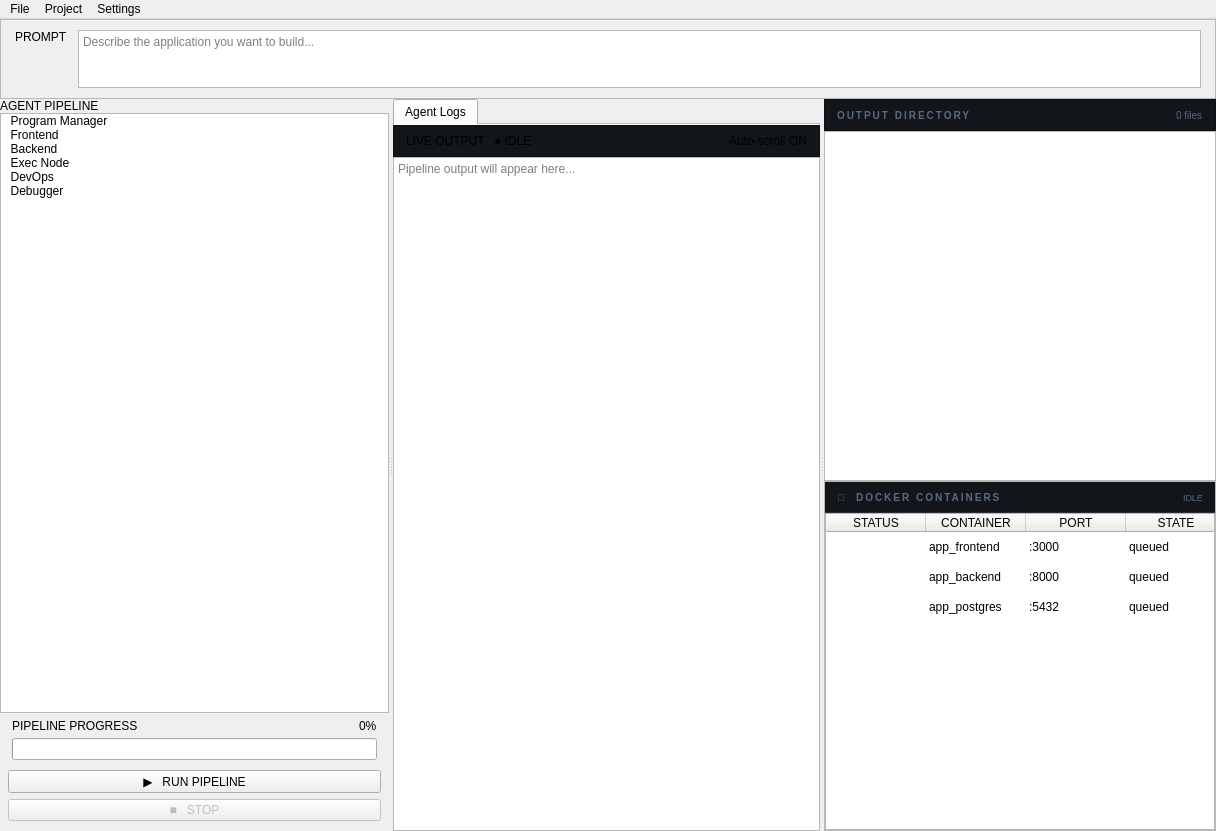
<?xml version="1.0" encoding="UTF-8"?>
<ui version="4.0">
 <class>MainWindow</class>
 <widget class="QMainWindow" name="MainWindow">
  <property name="geometry">
   <rect>
    <x>0</x>
    <y>0</y>
    <width>1216</width>
    <height>831</height>
   </rect>
  </property>
  <property name="windowTitle">
   <string>AutoPrototype</string>
  </property>
  <property name="styleSheet">
   <string notr="true">
/* ── Global ── */
QMainWindow, QWidget#centralWidget {
    background-color: #0d0f12;
    color: #c8d4e8;
    font-family: &quot;JetBrains Mono&quot;, &quot;Courier New&quot;, monospace;
    font-size: 11px;
}

/* ── Menu Bar ── */
QMenuBar {
    background-color: #12151a;
    color: #5a6a82;
    border-bottom: 1px solid #252c3a;
    font-size: 11px;
    padding: 2px 4px;
}
QMenuBar::item:selected {
    background-color: #1e2330;
    color: #c8d4e8;
    border-radius: 4px;
}
QMenu {
    background-color: #12151a;
    border: 1px solid #252c3a;
    color: #c8d4e8;
}
QMenu::item:selected {
    background-color: #1e2330;
}

/* ── Status Bar ── */
QStatusBar {
    background-color: #1d4ed8;
    color: rgba(255,255,255,0.8);
    font-size: 10px;
    min-height: 22px;
}
QStatusBar::item { border: none; }

/* ── Splitter ── */
QSplitter::handle {
    background-color: #252c3a;
    width: 1px;
    height: 1px;
}

/* ── Scroll Bars ── */
QScrollBar:vertical {
    background: transparent;
    width: 5px;
    margin: 0;
}
QScrollBar::handle:vertical {
    background: #2e3849;
    border-radius: 2px;
    min-height: 20px;
}
QScrollBar::add-line:vertical, QScrollBar::sub-line:vertical { height: 0; }
QScrollBar:horizontal {
    background: transparent;
    height: 5px;
}
QScrollBar::handle:horizontal {
    background: #2e3849;
    border-radius: 2px;
}
QScrollBar::add-line:horizontal, QScrollBar::sub-line:horizontal { width: 0; }

/* ── Generic Panels ── */
QFrame#sidebarFrame {
    background-color: #12151a;
    border-right: 1px solid #252c3a;
}
QFrame#promptFrame {
    background-color: #12151a;
    border-bottom: 1px solid #252c3a;
}
QFrame#rightPanelFrame {
    background-color: #0d0f12;
    border-left: 1px solid #252c3a;
}
QFrame#dockerFrame {
    background-color: #12151a;
    border-top: 1px solid #252c3a;
}

/* ── Section Labels ── */
QLabel#sectionLabel {
    background-color: #12151a;
    color: #5a6a82;
    font-size: 10px;
    font-weight: bold;
    letter-spacing: 2px;
    padding: 6px 14px;
    border-bottom: 1px solid #252c3a;
}
QLabel#panelLabel {
    color: #5a6a82;
    font-size: 10px;
    font-weight: bold;
    letter-spacing: 2px;
}
QLabel#promptLabel {
    color: #3b82f6;
    font-size: 10px;
    font-weight: bold;
    letter-spacing: 2px;
}

/* ── Prompt TextEdit ── */
QTextEdit#promptEdit {
    background-color: #181c23;
    border: 1px solid #2e3849;
    border-radius: 6px;
    color: #e8f0fc;
    font-family: &quot;JetBrains Mono&quot;, &quot;Courier New&quot;, monospace;
    font-size: 12px;
    padding: 6px 10px;
    selection-background-color: #1e3a5f;
}
QTextEdit#promptEdit:focus {
    border: 1px solid #3b82f6;
}

/* ── Log Output ── */
QPlainTextEdit#logOutput {
    background-color: #0d0f12;
    border: none;
    color: #c8d4e8;
    font-family: &quot;JetBrains Mono&quot;, &quot;Courier New&quot;, monospace;
    font-size: 11px;
    padding: 8px;
    selection-background-color: #1e3a5f;
}

/* ── Tab Widget ── */
QTabWidget#logTabs::pane {
    border: none;
    background-color: #0d0f12;
}
QTabWidget#logTabs &gt; QTabBar {
    background-color: #12151a;
    qproperty-drawBase: 0;
}
QTabBar::tab {
    background-color: transparent;
    color: #5a6a82;
    border: 1px solid transparent;
    border-bottom: none;
    border-radius: 5px 5px 0 0;
    padding: 5px 14px;
    margin-right: 2px;
    font-size: 11px;
}
QTabBar::tab:selected {
    background-color: #0d0f12;
    color: #e8f0fc;
    border-color: #252c3a;
}
QTabBar::tab:hover:!selected {
    background-color: #181c23;
    color: #c8d4e8;
}

/* ── Agent List ── */
QListWidget#agentList {
    background-color: transparent;
    border: none;
    outline: none;
    padding: 6px;
}
QListWidget#agentList::item {
    background-color: transparent;
    border: 1px solid transparent;
    border-radius: 6px;
    color: #c8d4e8;
    padding: 6px 8px;
    margin-bottom: 2px;
    min-height: 36px;
}
QListWidget#agentList::item:hover {
    background-color: #181c23;
}
QListWidget#agentList::item:selected {
    background-color: #1e2330;
    border-color: #2e3849;
    color: #e8f0fc;
}

/* ── File Tree ── */
QTreeWidget#fileTree {
    background-color: transparent;
    border: none;
    color: #c8d4e8;
    font-size: 11px;
    outline: none;
}
QTreeWidget#fileTree::item {
    padding: 2px 4px;
    border-radius: 4px;
}
QTreeWidget#fileTree::item:hover {
    background-color: #181c23;
}
QTreeWidget#fileTree::item:selected {
    background-color: #1e2330;
    color: #e8f0fc;
}
QTreeWidget#fileTree::branch {
    background-color: transparent;
}

/* ── Docker Table ── */
QTableWidget#dockerTable {
    background-color: transparent;
    border: none;
    color: #c8d4e8;
    font-size: 11px;
    gridline-color: transparent;
    outline: none;
}
QTableWidget#dockerTable::item {
    padding: 4px 8px;
    border-radius: 4px;
    border-bottom: 1px solid #1e2330;
}
QTableWidget#dockerTable::item:selected {
    background-color: #1e2330;
}
QHeaderView::section {
    background-color: #12151a;
    color: #5a6a82;
    border: none;
    border-bottom: 1px solid #252c3a;
    padding: 4px 8px;
    font-size: 10px;
    letter-spacing: 1px;
}

/* ── Progress Bar ── */
QProgressBar#pipelineProgress {
    background-color: #181c23;
    border: 1px solid #252c3a;
    border-radius: 3px;
    height: 5px;
    text-align: center;
    color: transparent;
}
QProgressBar#pipelineProgress::chunk {
    background: qlineargradient(x1:0, y1:0, x2:1, y2:0,
        stop:0 #3b82f6, stop:1 #06b6d4);
    border-radius: 3px;
}

/* ── Run Button ── */
QPushButton#runButton {
    background-color: #3b82f6;
    color: #ffffff;
    border: none;
    border-radius: 6px;
    font-family: &quot;JetBrains Mono&quot;, &quot;Courier New&quot;, monospace;
    font-size: 12px;
    font-weight: bold;
    letter-spacing: 2px;
    padding: 9px 16px;
}
QPushButton#runButton:hover {
    background-color: #1d4ed8;
}
QPushButton#runButton:pressed {
    background-color: #1e40af;
}

/* ── Stop Button ── */
QPushButton#stopButton {
    background-color: transparent;
    color: #5a6a82;
    border: 1px solid #252c3a;
    border-radius: 6px;
    font-size: 11px;
    padding: 7px 14px;
}
QPushButton#stopButton:hover {
    background-color: #1e2330;
    color: #ef4444;
    border-color: #ef4444;
}

/* ── Live badge label ── */
QLabel#liveBadge {
    background-color: #166534;
    color: #22c55e;
    border-radius: 3px;
    font-size: 9px;
    padding: 1px 6px;
    letter-spacing: 1px;
}
QLabel#autoscrollLabel {
    color: #5a6a82;
    font-size: 10px;
}

/* ── Progress label ── */
QLabel#progressLabel {
    color: #5a6a82;
    font-size: 10px;
    letter-spacing: 1px;
}
QLabel#progressPct {
    color: #3b82f6;
    font-size: 10px;
    font-weight: bold;
}
   </string>
  </property>
  <widget class="QWidget" name="centralWidget">
   <layout class="QVBoxLayout" name="rootLayout">
    <property name="spacing">
     <number>0</number>
    </property>
    <property name="leftMargin">
     <number>0</number>
    </property>
    <property name="topMargin">
     <number>0</number>
    </property>
    <property name="rightMargin">
     <number>0</number>
    </property>
    <property name="bottomMargin">
     <number>0</number>
    </property>
    <item>
     <widget class="QFrame" name="promptFrame">
      <property name="maximumSize">
       <size>
        <width>16777215</width>
        <height>80</height>
       </size>
      </property>
      <property name="frameShape">
       <enum>QFrame::StyledPanel</enum>
      </property>
      <property name="fixedHeight" stdset="0">
       <number>76</number>
      </property>
      <layout class="QHBoxLayout" name="promptLayout">
       <property name="spacing">
        <number>10</number>
       </property>
       <property name="leftMargin">
        <number>14</number>
       </property>
       <property name="topMargin">
        <number>10</number>
       </property>
       <property name="rightMargin">
        <number>14</number>
       </property>
       <property name="bottomMargin">
        <number>10</number>
       </property>
       <item>
        <widget class="QLabel" name="promptLabel">
         <property name="text">
          <string>PROMPT</string>
         </property>
         <property name="alignment">
          <set>Qt::AlignTop</set>
         </property>
        </widget>
       </item>
       <item>
        <widget class="QTextEdit" name="promptEdit">
         <property name="verticalScrollBarPolicy">
          <enum>Qt::ScrollBarAlwaysOff</enum>
         </property>
         <property name="placeholderText">
          <string>Describe the application you want to build...</string>
         </property>
        </widget>
       </item>
      </layout>
     </widget>
    </item>
    <item>
     <widget class="QSplitter" name="mainSplitter">
      <property name="orientation">
       <enum>Qt::Horizontal</enum>
      </property>
      <property name="childrenCollapsible">
       <bool>false</bool>
      </property>
      <widget class="QFrame" name="sidebarFrame">
       <layout class="QVBoxLayout" name="sidebarLayout">
        <property name="spacing">
         <number>0</number>
        </property>
        <property name="leftMargin">
         <number>0</number>
        </property>
        <property name="topMargin">
         <number>0</number>
        </property>
        <property name="rightMargin">
         <number>0</number>
        </property>
        <property name="bottomMargin">
         <number>0</number>
        </property>
        <item>
         <widget class="QLabel" name="sectionLabel">
          <property name="text">
           <string>AGENT PIPELINE</string>
          </property>
         </widget>
        </item>
        <item>
         <widget class="QListWidget" name="agentList">
          <property name="verticalScrollBarPolicy">
           <enum>Qt::ScrollBarAlwaysOff</enum>
          </property>
          <property name="horizontalScrollBarPolicy">
           <enum>Qt::ScrollBarAlwaysOff</enum>
          </property>
          <item>
           <property name="text">
            <string>  Program Manager</string>
           </property>
           <property name="toolTip">
            <string>Orchestrator — parses prompt and builds task graph</string>
           </property>
          </item>
          <item>
           <property name="text">
            <string>  Frontend</string>
           </property>
           <property name="toolTip">
            <string>UI / UX Agent — generates React/Vue/HTML components</string>
           </property>
          </item>
          <item>
           <property name="text">
            <string>  Backend</string>
           </property>
           <property name="toolTip">
            <string>API / Services Agent — generates server code and DB models</string>
           </property>
          </item>
          <item>
           <property name="text">
            <string>  Exec Node</string>
           </property>
           <property name="toolTip">
            <string>Execution Node — coordinates file writes and pipeline state</string>
           </property>
          </item>
          <item>
           <property name="text">
            <string>  DevOps</string>
           </property>
           <property name="toolTip">
            <string>Infra / Docker Agent — writes Dockerfiles and compose files</string>
           </property>
          </item>
          <item>
           <property name="text">
            <string>  Debugger</string>
           </property>
           <property name="toolTip">
            <string>Review / Fix Agent — validates output and corrects errors</string>
           </property>
          </item>
         </widget>
        </item>
        <item>
         <layout class="QVBoxLayout" name="progressLayout">
          <property name="spacing">
           <number>5</number>
          </property>
          <property name="leftMargin">
           <number>12</number>
          </property>
          <property name="topMargin">
           <number>6</number>
          </property>
          <property name="rightMargin">
           <number>12</number>
          </property>
          <property name="bottomMargin">
           <number>4</number>
          </property>
          <item>
           <layout class="QHBoxLayout" name="progressLabelRow">
            <item>
             <widget class="QLabel" name="progressLabel">
              <property name="text">
               <string>PIPELINE PROGRESS</string>
              </property>
             </widget>
            </item>
            <item>
             <spacer>
              <property name="orientation">
               <enum>Qt::Horizontal</enum>
              </property>
              <property name="sizeHint" stdset="0">
               <size>
                <width>5</width>
                <height>0</height>
               </size>
              </property>
             </spacer>
            </item>
            <item>
             <widget class="QLabel" name="progressPct">
              <property name="text">
               <string>0%</string>
              </property>
             </widget>
            </item>
           </layout>
          </item>
          <item>
           <widget class="QProgressBar" name="pipelineProgress">
            <property name="maximum">
             <number>100</number>
            </property>
            <property name="value">
             <number>0</number>
            </property>
            <property name="textVisible">
             <bool>false</bool>
            </property>
            <property name="fixedHeight" stdset="0">
             <number>5</number>
            </property>
           </widget>
          </item>
         </layout>
        </item>
        <item>
         <layout class="QVBoxLayout" name="btnLayout">
          <property name="spacing">
           <number>6</number>
          </property>
          <property name="leftMargin">
           <number>8</number>
          </property>
          <property name="topMargin">
           <number>6</number>
          </property>
          <property name="rightMargin">
           <number>8</number>
          </property>
          <property name="bottomMargin">
           <number>10</number>
          </property>
          <item>
           <widget class="QPushButton" name="runButton">
            <property name="cursor">
             <cursorShape>PointingHandCursor</cursorShape>
            </property>
            <property name="text">
             <string>▶   RUN PIPELINE</string>
            </property>
           </widget>
          </item>
          <item>
           <widget class="QPushButton" name="stopButton">
            <property name="enabled">
             <bool>false</bool>
            </property>
            <property name="cursor">
             <cursorShape>PointingHandCursor</cursorShape>
            </property>
            <property name="text">
             <string>■   STOP</string>
            </property>
           </widget>
          </item>
         </layout>
        </item>
       </layout>
      </widget>
      <widget class="QWidget" name="centerPanel">
       <layout class="QVBoxLayout" name="centerLayout">
        <property name="spacing">
         <number>0</number>
        </property>
        <property name="leftMargin">
         <number>0</number>
        </property>
        <property name="topMargin">
         <number>0</number>
        </property>
        <property name="rightMargin">
         <number>0</number>
        </property>
        <property name="bottomMargin">
         <number>0</number>
        </property>
        <item>
         <widget class="QTabWidget" name="logTabs">
          <property name="currentIndex">
           <number>0</number>
          </property>
          <property name="documentMode">
           <bool>true</bool>
          </property>
          <widget class="QWidget" name="tabAllLogs">
           <attribute name="title">
            <string>Agent Logs</string>
           </attribute>
           <layout class="QVBoxLayout" name="allLogsLayout">
            <property name="spacing">
             <number>0</number>
            </property>
            <property name="leftMargin">
             <number>0</number>
            </property>
            <property name="topMargin">
             <number>0</number>
            </property>
            <property name="rightMargin">
             <number>0</number>
            </property>
            <property name="bottomMargin">
             <number>0</number>
            </property>
            <item>
             <widget class="QFrame" name="logHeaderFrame">
              <property name="styleSheet">
               <string notr="true">
QFrame#logHeaderFrame {
    background-color: #12151a;
    border-bottom: 1px solid #252c3a;
    min-height: 30px;
    max-height: 30px;
}
               </string>
              </property>
              <property name="frameShape">
               <enum>QFrame::StyledPanel</enum>
              </property>
              <layout class="QHBoxLayout" name="logHeaderLayout">
               <property name="spacing">
                <number>8</number>
               </property>
               <property name="leftMargin">
                <number>12</number>
               </property>
               <property name="topMargin">
                <number>0</number>
               </property>
               <property name="rightMargin">
                <number>12</number>
               </property>
               <property name="bottomMargin">
                <number>0</number>
               </property>
               <item>
                <widget class="QLabel" name="panelLabel">
                 <property name="text">
                  <string>LIVE OUTPUT</string>
                 </property>
                </widget>
               </item>
               <item>
                <widget class="QLabel" name="liveBadge">
                 <property name="text">
                  <string>● IDLE</string>
                 </property>
                </widget>
               </item>
               <item>
                <spacer>
                 <property name="orientation">
                  <enum>Qt::Horizontal</enum>
                 </property>
                 <property name="sizeHint" stdset="0">
                  <size>
                   <width>40</width>
                   <height>0</height>
                  </size>
                 </property>
                </spacer>
               </item>
               <item>
                <widget class="QLabel" name="autoscrollLabel">
                 <property name="text">
                  <string>Auto-scroll ON</string>
                 </property>
                </widget>
               </item>
              </layout>
             </widget>
            </item>
            <item>
             <widget class="QPlainTextEdit" name="logOutput">
              <property name="lineWrapMode">
               <enum>QPlainTextEdit::NoWrap</enum>
              </property>
              <property name="readOnly">
               <bool>true</bool>
              </property>
              <property name="placeholderText">
               <string>Pipeline output will appear here...</string>
              </property>
             </widget>
            </item>
           </layout>
          </widget>
         </widget>
        </item>
       </layout>
      </widget>
      <widget class="QFrame" name="rightPanelFrame">
       <layout class="QVBoxLayout" name="rightLayout">
        <property name="spacing">
         <number>0</number>
        </property>
        <property name="leftMargin">
         <number>0</number>
        </property>
        <property name="topMargin">
         <number>0</number>
        </property>
        <property name="rightMargin">
         <number>0</number>
        </property>
        <property name="bottomMargin">
         <number>0</number>
        </property>
        <item>
         <widget class="QFrame" name="fileTreeHeaderFrame">
          <property name="styleSheet">
           <string notr="true">
QFrame#fileTreeHeaderFrame {
    background-color: #12151a;
    border-bottom: 1px solid #252c3a;
    min-height: 30px;
    max-height: 30px;
}
           </string>
          </property>
          <property name="frameShape">
           <enum>QFrame::StyledPanel</enum>
          </property>
          <layout class="QHBoxLayout" name="fileTreeHeaderLayout">
           <property name="leftMargin">
            <number>12</number>
           </property>
           <property name="topMargin">
            <number>0</number>
           </property>
           <property name="rightMargin">
            <number>12</number>
           </property>
           <property name="bottomMargin">
            <number>0</number>
           </property>
           <item>
            <widget class="QLabel" name="fileTreeLabel">
             <property name="styleSheet">
              <string notr="true">color:#5a6a82; font-size:10px; font-weight:bold; letter-spacing:2px;</string>
             </property>
             <property name="text">
              <string>OUTPUT DIRECTORY</string>
             </property>
            </widget>
           </item>
           <item>
            <spacer>
             <property name="orientation">
              <enum>Qt::Horizontal</enum>
             </property>
             <property name="sizeHint" stdset="0">
              <size>
               <width>5</width>
               <height>0</height>
              </size>
             </property>
            </spacer>
           </item>
           <item>
            <widget class="QLabel" name="fileCountLabel">
             <property name="styleSheet">
              <string notr="true">color:#5a6a82; font-size:10px;</string>
             </property>
             <property name="text">
              <string>0 files</string>
             </property>
            </widget>
           </item>
          </layout>
         </widget>
        </item>
        <item>
         <widget class="QTreeWidget" name="fileTree">
          <property name="indentation">
           <number>16</number>
          </property>
          <property name="animated">
           <bool>true</bool>
          </property>
          <property name="headerHidden">
           <bool>true</bool>
          </property>
          <column>
           <property name="text">
            <string>File</string>
           </property>
          </column>
         </widget>
        </item>
        <item>
         <widget class="QFrame" name="dockerFrame">
          <property name="frameShape">
           <enum>QFrame::StyledPanel</enum>
          </property>
          <layout class="QVBoxLayout" name="dockerLayout">
           <property name="spacing">
            <number>0</number>
           </property>
           <property name="leftMargin">
            <number>0</number>
           </property>
           <property name="topMargin">
            <number>0</number>
           </property>
           <property name="rightMargin">
            <number>0</number>
           </property>
           <property name="bottomMargin">
            <number>0</number>
           </property>
           <item>
            <widget class="QFrame" name="dockerHeaderFrame">
             <property name="styleSheet">
              <string notr="true">
QFrame#dockerHeaderFrame {
    background-color: #12151a;
    border-bottom: 1px solid #252c3a;
    min-height: 30px;
    max-height: 30px;
}
              </string>
             </property>
             <layout class="QHBoxLayout" name="dockerHeaderLayout">
              <property name="leftMargin">
               <number>12</number>
              </property>
              <property name="topMargin">
               <number>0</number>
              </property>
              <property name="rightMargin">
               <number>12</number>
              </property>
              <property name="bottomMargin">
               <number>0</number>
              </property>
              <item>
               <widget class="QLabel" name="dockerTitleLabel">
                <property name="styleSheet">
                 <string notr="true">color:#5a6a82; font-size:10px; font-weight:bold; letter-spacing:2px;</string>
                </property>
                <property name="text">
                 <string>🐳  DOCKER CONTAINERS</string>
                </property>
               </widget>
              </item>
              <item>
               <spacer>
                <property name="orientation">
                 <enum>Qt::Horizontal</enum>
                </property>
                <property name="sizeHint" stdset="0">
                 <size>
                  <width>5</width>
                  <height>0</height>
                 </size>
                </property>
               </spacer>
              </item>
              <item>
               <widget class="QLabel" name="dockerStatusLabel">
                <property name="styleSheet">
                 <string notr="true">color:#5a6a82; font-size:9px;</string>
                </property>
                <property name="text">
                 <string>IDLE</string>
                </property>
               </widget>
              </item>
             </layout>
            </widget>
           </item>
           <item>
            <widget class="QTableWidget" name="dockerTable">
             <property name="verticalScrollBarPolicy">
              <enum>Qt::ScrollBarAlwaysOff</enum>
             </property>
             <property name="horizontalScrollBarPolicy">
              <enum>Qt::ScrollBarAlwaysOff</enum>
             </property>
             <property name="editTriggers">
              <set>QAbstractItemView::NoEditTriggers</set>
             </property>
             <property name="alternatingRowColors">
              <bool>false</bool>
             </property>
             <property name="selectionMode">
              <enum>QAbstractItemView::NoSelection</enum>
             </property>
             <property name="showGrid">
              <bool>false</bool>
             </property>
             <property name="rowCount">
              <number>3</number>
             </property>
             <property name="columnCount">
              <number>4</number>
             </property>
             <attribute name="horizontalHeaderVisible">
              <bool>true</bool>
             </attribute>
             <attribute name="verticalHeaderVisible">
              <bool>false</bool>
             </attribute>
             <row/>
             <row/>
             <row/>
             <column>
              <property name="text">
               <string>STATUS</string>
              </property>
             </column>
             <column>
              <property name="text">
               <string>CONTAINER</string>
              </property>
             </column>
             <column>
              <property name="text">
               <string>PORT</string>
              </property>
             </column>
             <column>
              <property name="text">
               <string>STATE</string>
              </property>
             </column>
             <item row="0" column="1">
              <property name="text">
               <string>app_frontend</string>
              </property>
             </item>
             <item row="0" column="2">
              <property name="text">
               <string>:3000</string>
              </property>
             </item>
             <item row="0" column="3">
              <property name="text">
               <string>queued</string>
              </property>
             </item>
             <item row="1" column="1">
              <property name="text">
               <string>app_backend</string>
              </property>
             </item>
             <item row="1" column="2">
              <property name="text">
               <string>:8000</string>
              </property>
             </item>
             <item row="1" column="3">
              <property name="text">
               <string>queued</string>
              </property>
             </item>
             <item row="2" column="1">
              <property name="text">
               <string>app_postgres</string>
              </property>
             </item>
             <item row="2" column="2">
              <property name="text">
               <string>:5432</string>
              </property>
             </item>
             <item row="2" column="3">
              <property name="text">
               <string>queued</string>
              </property>
             </item>
            </widget>
           </item>
          </layout>
         </widget>
        </item>
       </layout>
      </widget>
     </widget>
    </item>
   </layout>
  </widget>
  <widget class="QMenuBar" name="menuBar">
   <property name="geometry">
    <rect>
     <x>0</x>
     <y>0</y>
     <width>1216</width>
     <height>23</height>
    </rect>
   </property>
   <widget class="QMenu" name="menuFile">
    <property name="title">
     <string>File</string>
    </property>
    <addaction name="actionNewProject"/>
    <addaction name="actionOpenOutput"/>
    <addaction name="separator"/>
    <addaction name="actionQuit"/>
   </widget>
   <widget class="QMenu" name="menuProject">
    <property name="title">
     <string>Project</string>
    </property>
    <addaction name="actionClearOutput"/>
    <addaction name="actionSetOutputDir"/>
   </widget>
   <widget class="QMenu" name="menuSettings">
    <property name="title">
     <string>Settings</string>
    </property>
    <addaction name="actionPreferences"/>
   </widget>
   <addaction name="menuFile"/>
   <addaction name="menuProject"/>
   <addaction name="menuSettings"/>
  </widget>
  <action name="actionNewProject">
   <property name="text">
    <string>New Project</string>
   </property>
   <property name="shortcut">
    <string>Ctrl+N</string>
   </property>
  </action>
  <action name="actionOpenOutput">
   <property name="text">
    <string>Open Output Folder</string>
   </property>
  </action>
  <action name="actionQuit">
   <property name="text">
    <string>Quit</string>
   </property>
   <property name="shortcut">
    <string>Ctrl+Q</string>
   </property>
  </action>
  <action name="actionClearOutput">
   <property name="text">
    <string>Clear Output</string>
   </property>
  </action>
  <action name="actionSetOutputDir">
   <property name="text">
    <string>Set Output Directory...</string>
   </property>
  </action>
  <action name="actionConfigureAgents">
   <property name="text">
    <string>Configure Agents...</string>
   </property>
  </action>
  <action name="actionResetPipeline">
   <property name="text">
    <string>Reset Pipeline</string>
   </property>
  </action>
  <action name="actionStartContainers">
   <property name="text">
    <string>Start All Containers</string>
   </property>
  </action>
  <action name="actionStopContainers">
   <property name="text">
    <string>Stop All Containers</string>
   </property>
  </action>
  <action name="actionViewLogs">
   <property name="text">
    <string>View Docker Logs</string>
   </property>
  </action>
  <action name="actionPreferences">
   <property name="text">
    <string>Preferences...</string>
   </property>
   <property name="shortcut">
    <string>Ctrl+,</string>
   </property>
  </action>
  <action name="actionAbout">
   <property name="text">
    <string>About ArchitectAI</string>
   </property>
  </action>
 </widget>
 <resources/>
 <connections/>
</ui>
